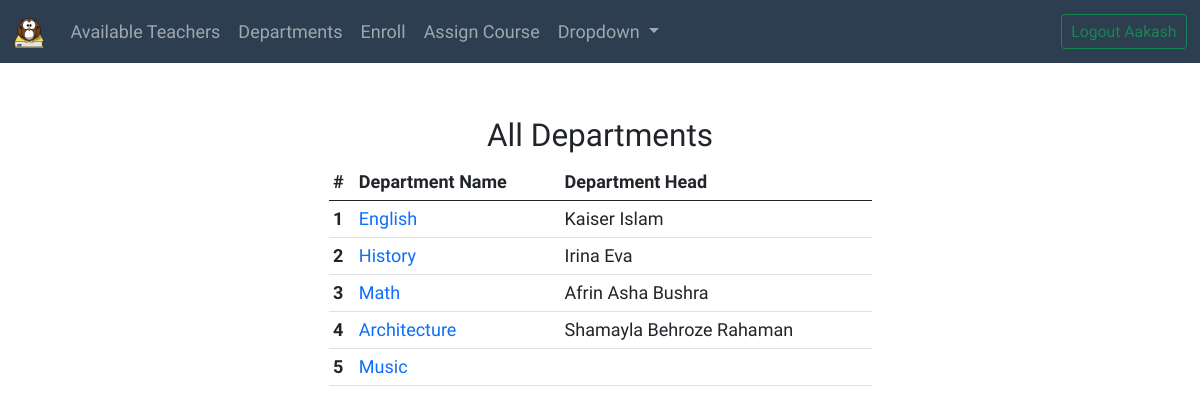
The app's page /departments/ (signed in) with its own data.
### management/models.py (models this page shows)
class Department(models.Model):
    name = models.CharField(max_length=50)
    def __str__(self):
        return f"{self.name}"

class Teacher(models.Model):
    name = models.CharField(max_length=100)
    department = models.ForeignKey(Department, on_delete=models.PROTECT, related_name='its_teachers')
    gender = models.CharField(max_length=11)
    age = models.IntegerField()
    pro_pic = models.ImageField(blank = True, null = True, upload_to = "profile_pictures/")
    head = models.ForeignKey(Department,on_delete=models.PROTECT, related_name = "department_head", null=True,blank=True)
    def __str__(self):
        return f"{self.name}"

### management/views.py (the view)
# urls.py: path("departments/", views.departments, name = 'departments'),
def departments(request):
    try:
        departments = Department.objects.all()
    except EmptyResultSet:
        return HttpResponse('No Departments found!')
    return render(request, 'management/departments.html', {
        "departments": departments
    })

### management/templates/management/departments.html (shortened to what this page needs)
{% extends "management/layout.html" %}
{% load static %}
{% block body %}
<h3 class="text-center">All Departments</h3>
    <div class="row">
        <div class="col-lg-3">
        </div>
        <div class="col-lg-6">
          <table class="table table-sm">
            <thead>
              <tr>
                <th scope="col">#</th>
                <th scope="col">Department Name</th>
                <th scope="col">Department Head</th>
              </tr>
            </thead>
            <tbody>
              {% for department in departments %}
                <tr>
                  <th scope="row">{{department.id}}</th>
                  <td><a href="{% url 'management:courses' department %}">{{department.name}}</a></td>
                  <td>{{department.department_head.get}}</td>
                </tr>
              {% endfor %}
            </tbody>
          </table>
        </div>
        <div class="col-lg-3">
        </div>
    </div>
{% endblock %}

### management/templates/management/layout.html (shortened to what this page needs)
{% load static %}
<!DOCTYPE html>
<html>
    <head>
        <link href="https://cdn.jsdelivr.net/npm/bootstrap@5.0.0-beta1/dist/css/bootstrap.min.css" rel="stylesheet">
        <link rel="stylesheet" href="{% static 'management/styles.css' %}">
    </head>
    <body class="">
        <nav class="navbar navbar-expand-lg navbar-dark">
            <div class="container-fluid">
              <a class="navbar-brand" href="{% url 'management:home' %}">
                <img src="{% static 'management/logo.png' %}" width="30" height="30" alt="">
              </a>
              <div class="collapse navbar-collapse" id="navbarSupportedContent">
                <ul class="navbar-nav me-auto mb-2 mb-lg-0">
                  <li class="nav-item">
                    <a class="nav-link " href="{% url 'management:list_teachers' %}" tabindex="-1" aria-disabled="true">Available Teachers</a>
                  </li>
                  <li class="nav-item">
                    <a class="nav-link" href="{% url 'management:departments' %}">Departments</a>
                  </li>
                  <li class="nav-item">
                    <a class="nav-link" href="{% url 'management:add_student' %}">Enroll</a>
                  </li>
                  <li class="nav-item">
                    <a class="nav-link " href="{% url 'management:assign_course' %}" tabindex="-1" aria-disabled="true">Assign Course</a>
                  </li>
                  <li class="nav-item dropdown">
                    <a class="nav-link dropdown-toggle" href="#" id="navbarDropdown" role="button" data-toggle="dropdown" aria-haspopup="true" aria-expanded="false">
                      Dropdown
                    </a>
                  </li>
                </ul>
                <div class="d-flex">
                  {% if request.user.id %}
                    <a class="btn btn-sm btn-outline-success" role="button" href="{% url 'login:logout' %}">Logout {{request.user|title}}</a>
                  {% endif %}
                </div>
              </div>
            </div>
          </nav>
        <div class="container mt-5">
            {% block body %}
            {% endblock %}
        </div>
    </body>
</html>

### management/static/management/styles.css (style rules this page uses)
* { font-family: 'Pathway Gothic One', sans-serif; font-size: 18px; }
body { background-color: #fff; }
.navbar { background-color: #2C3E50 ; }
a { text-decoration: none!important; }

### records on screen
Department: id "1", name "English", department_head.get "Kaiser Islam"
Department: id "2", name "History", department_head.get "Irina Eva"
Department: id "3", name "Math", department_head.get "Afrin Asha Bushra"
Department: id "4", name "Architecture", department_head.get "Shamayla Behroze Rahaman"
Department: id "5", name "Music"

### other values on screen
{{ request.user|title }} "Aakash"
